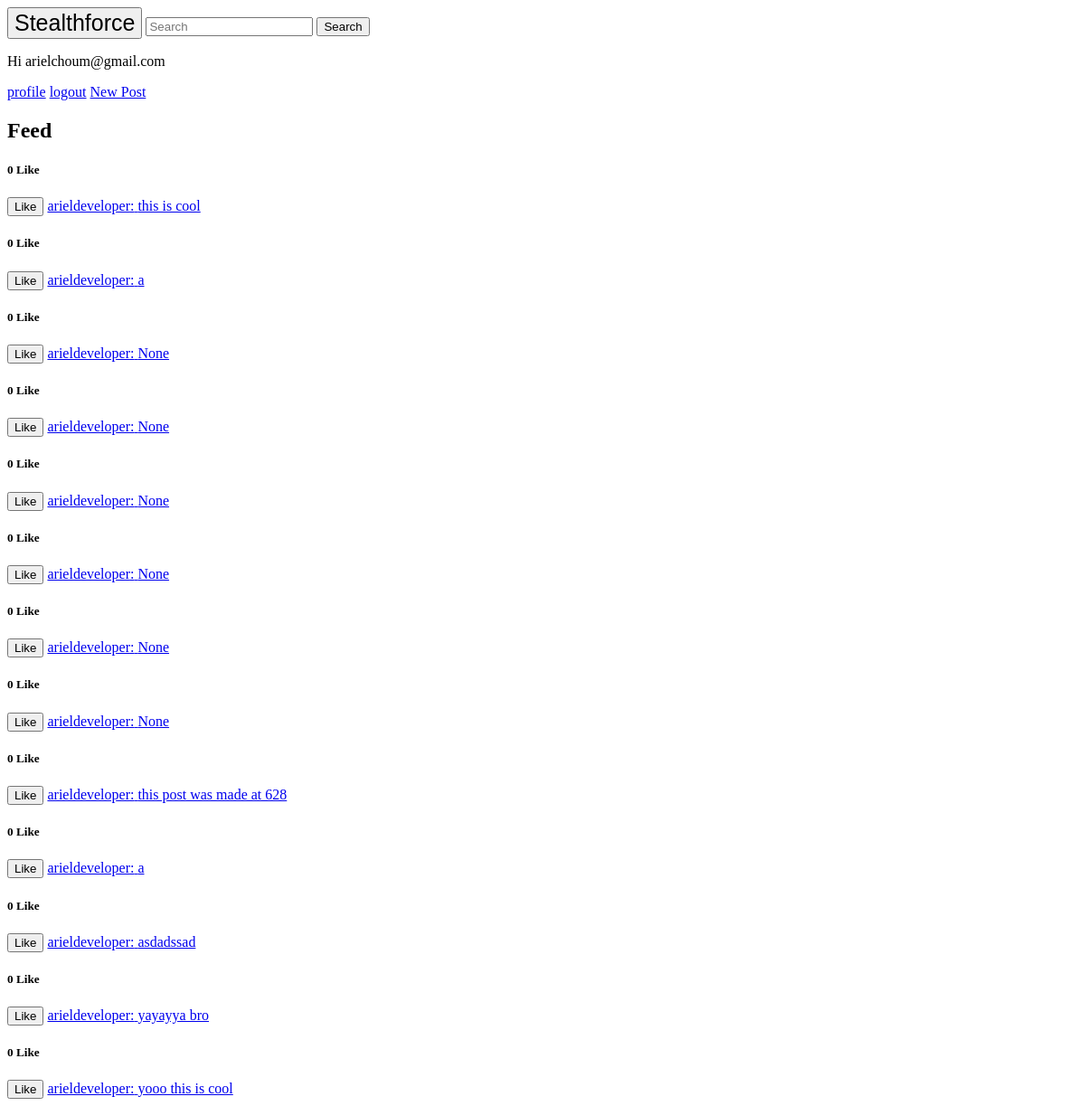
The app's page / (signed in), older data.
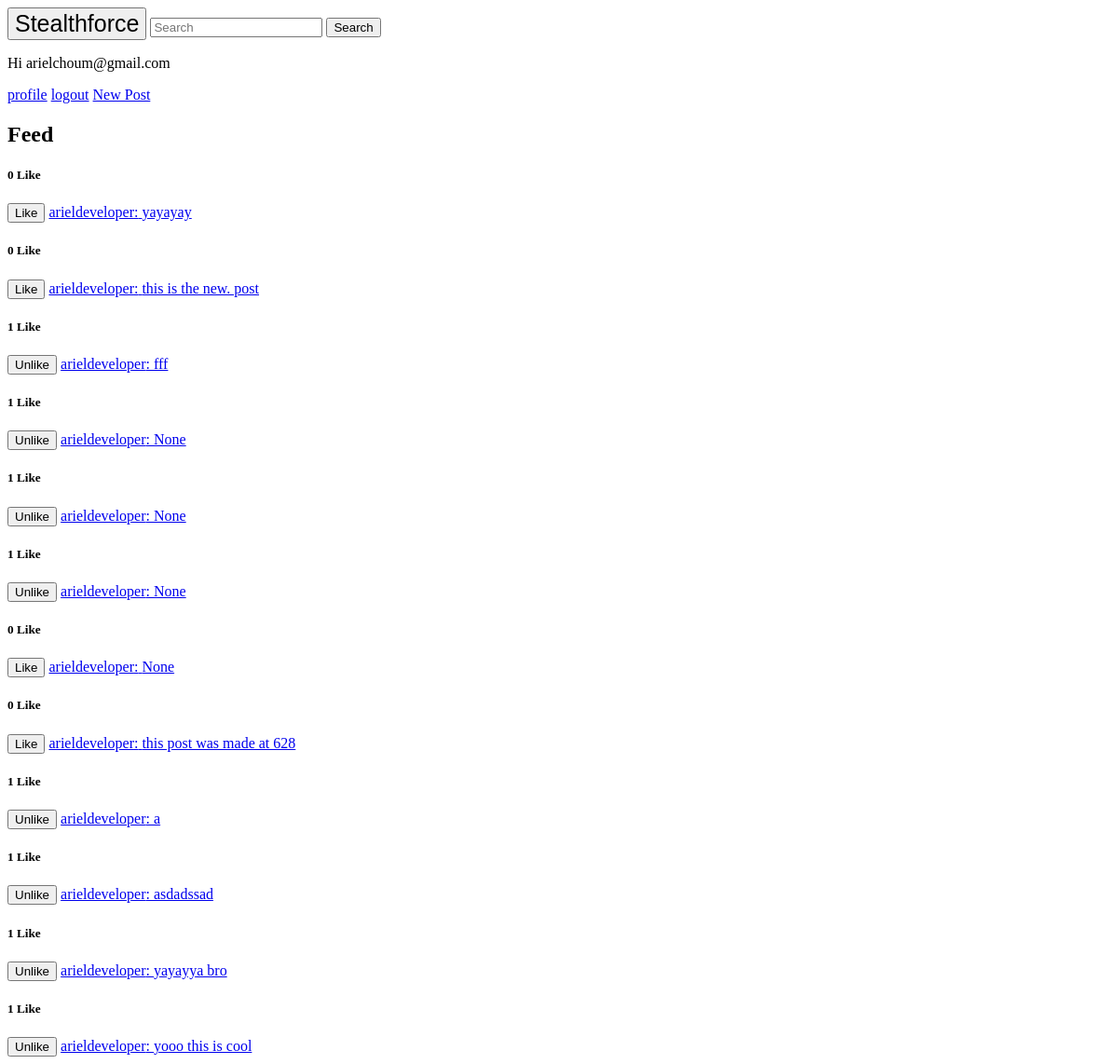
The same page, newer data.
### feed/models.py (models this page shows, shortened)
class FeedItem(models.Model):
    caption = models.CharField(max_length=255, blank=True, null=True) #Allow user
    owner = models.ForeignKey(User, on_delete=models.CASCADE)
    created_time = models.DateTimeField(auto_now_add=True)
    updated_time = models.DateTimeField(auto_now_add=True)
    liked = models.ManyToManyField(User, default=None, blank=True, related_name='liked')
    @property
    def number_of_likes(self):
        return self.liked.all().count()

### users/models.py (models this page shows, shortened)
class Account(AbstractBaseUser):
    email = models.EmailField(verbose_name="email", max_length=60, unique=True)
    username = models.CharField(max_length=30, unique=True)
    date_joined = models.DateTimeField(verbose_name='date joined', auto_now_add=True)
    last_login = models.DateTimeField(verbose_name='last login', auto_now=True)
    is_admin = models.BooleanField(default=False)
    is_staff = models.BooleanField(default=False)
    is_superuser = models.BooleanField(default=False)
    is_active = models.BooleanField(default=True)
    followers = models.ManyToManyField("Account", blank=True, symmetrical=False, related_name="people_followers")
    following = models.ManyToManyField("Account", blank=True, symmetrical=False, related_name="people_following")
    USERNAME_FIELD = 'email' #allows user to login with email instead of username/id
    REQUIRED_FIELDS = ['username']
    objects = MyAccountManager()
    def __str__(self):
        return self.email

### feed/views.py (the view)
# urls.py: path('', login_required(feed_views.feed_view.as_view(template_name="feed/feed.html")), name='home'), #main homepage
class feed_view(ListView):
    model = FeedItem
    template_name = 'feed/feed.html'
    context_object_name = 'feed_posts' #all posts
    ordering = ['-created_time'] #order by models created_time
    def get_context_data(self, *args, **kwargs):
        context = super(feed_view, self).get_context_data(*args, **kwargs)
        context['user'] = self.request.user
        return context

### feed/templates/feed/feed.html (shortened to what this page needs)
{% extends 'main_app/base.html' %}
{% block body %}
    {% if user.is_authenticated %}
<p>Hi {{ request.user }}</p>
<a href="user/{{ user.username }}">profile</a>
<a href="accounts/logout/">logout</a>
    <a href="p/new/">New Post</a>
{% else %}
<a href="accounts/login/">login</a>
<a href="accounts/register/">register</a>
{% endif %}
  <h2>Feed</h2>
     {% for feed_post in feed_posts %}
         <h5>{{ feed_post.number_of_likes }} Like</h5>
        <form action = "{% url 'like' %}" method="POST">
            {% if user not in feed_post.liked.all %}
                <button type="submit">Like</button>
            {% else %}
                <button type="submit">Unlike</button>
            {% endif %}
            <a href="{% url 'profile' feed_post.owner.username %}"> {{ feed_post.owner.username }}:</a><a href="{% url 'feed-detail' feed_post.id %}"> {{ feed_post.caption }}</a>
        </form>
    {% endfor %}
{% endblock %}

Row changes from the older to the newer data that the page shows:
removed FeedItem: number_of_likes "0", shows "Like", owner.username "arieldeveloper", caption "None"
removed FeedItem: number_of_likes "0", shows "Like", owner.username "arieldeveloper", caption "None"
changed FeedItem: caption "this is cool" → "yayayay"
changed FeedItem: caption "a" → "this is the new. post"
added FeedItem: number_of_likes "1", shows "Unlike", owner.username "arieldeveloper", caption "fff"
computed for FeedItem (number 4 of 12 on the later page): number_of_likes "0" → "1"; text "Like" → "Unlike"
computed for FeedItem (number 5 of 12 on the later page): number_of_likes "0" → "1"; text "Like" → "Unlike"
computed for FeedItem (number 6 of 12 on the later page): number_of_likes "0" → "1"; text "Like" → "Unlike"
computed for FeedItem (number 9 of 12 on the later page): number_of_likes "0" → "1"; text "Like" → "Unlike"
computed for FeedItem "asdadssad": number_of_likes "0" → "1"; text "Like" → "Unlike"
computed for FeedItem "yayayya bro": number_of_likes "0" → "1"; text "Like" → "Unlike"
computed for FeedItem "yooo this is cool": number_of_likes "0" → "1"; text "Like" → "Unlike"
